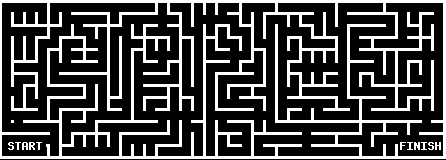
#> input picture MAZE_D.png, 446 x 160 px
$ python astarnew.py
#> lines starting #> are read from the running program, lines starting #| are printed output that depends on the picture; after the words box and inside, x2 and y2 are one past the last pixel; in counts of white or black regions, pixels touching at a corner belong together
from cv2 import cv2 as cv2
import numpy as np
class node1:
    def __init__(self,abscissa,ordinate):
        self.x=abscissa
        self.y=ordinate
        self.d=float('inf') #distance from source
        self.parent_x=None
        self.parent_y=None
        self.processed=False
        self.ind__in_stack=None
im=cv2.imread('MAZE_D.png')
#> im is the input picture: shape (160, 446, 3); 26.7% white; 13 white regions (1 under 20 px), largest, box (x1, y1, x2, y2) and area: (0, 0, 446, 159) 18744, (414, 142, 420, 150) 38, (22, 142, 28, 150) 34
img = cv2.cvtColor(im, cv2.COLOR_BGR2GRAY)
img[140:155, 3:41] = 0
img[140:155, 400:441] = 150
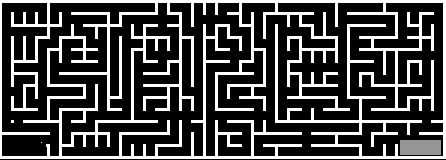
#> img: shape (160, 446); min 0, max 255, mean 68.3
start = [140, 41]
end = [140, 400]
def transfer_up(stack, ind_):
     track_n=(ind_-1)//2
     if ind_ == 0:
         return stack
     if stack[ind_].d < stack[track_n].d:
         a=stack[ind_]
         stack[ind_]=stack[track_n]
         stack[track_n]=a
         stack[ind_].ind__in_stack=ind_
         stack[track_n].ind__in_stack=track_n
         stack = transfer_up(stack, track_n)
     return stack
     # [4 lines of commented-out code are left out]
def transfer_down(stack, ind_):
    length=len(stack)
    lc_ind_=2*ind_+1
    rc_ind_=lc_ind_+1
    if lc_ind_ >= length:
        return stack
    if lc_ind_ < length and rc_ind_ >= length:
        if stack[ind_].d > stack[lc_ind_].d:
            stack[ind_], stack[lc_ind_]=stack[lc_ind_], stack[ind_]
            stack[ind_].ind__in_stack=ind_
            stack[lc_ind_].ind__in_stack=lc_ind_
            stack = transfer_down(stack, lc_ind_)
    else:
        small = lc_ind_
        if stack[lc_ind_].d > stack[rc_ind_].d:
            small = rc_ind_
        if stack[small].d < stack[ind_].d:
            stack[ind_],stack[small]=stack[small],stack[ind_]
            stack[ind_].ind__in_stack=ind_
            stack[small].ind__in_stack=small
            stack = transfer_down(stack, small)
    return stack
def get_livestack(mat,r,c):
    shape=mat.shape
    livestack=[]
    #ensure neighbors are within image boundaries
    if r > 0 and not mat[r-1][c].processed:
         livestack.append(mat[r-1][c])
    if r < shape[0] - 1 and not mat[r+1][c].processed:
            livestack.append(mat[r+1][c])
    if c > 0 and not mat[r][c-1].processed:
        livestack.append(mat[r][c-1])
    if c < shape[1] - 1 and not mat[r][c+1].processed:
            livestack.append(mat[r][c+1])
    return livestack
def get_distance(img,u,v):#returns the eucldiean distance of the pixels, which if different indicate conflict
    return 1+ (float(img[v][0])-float(img[u][0]))**2+(float(img[v][1])-float(img[u][1]))**2
def pathp(img,path):
    x0,y0=path[0]
    for node1 in path[1:]:
        x1,y1=node1
        cv2.line(img,(x0,y0),(x1,y1),(0,255,255),thickness=2)
        x0,y0=node1
def next_node(img,src,dst):
#> called with src = (41, 140)
    pq=[]
    source_x,source_y=src[0],src[1]
    dest_x,dest_y=dst[0],dst[1]
    row,imagecols=img.shape[0],img.shape[1]
#> row = 160; imagecols = 446
    matrix = np.full((row, imagecols), None) #access by matrix[row][col]
    for r in range(row):
        for c in range(imagecols):
            matrix[r][c]=node1(c,r)
            matrix[r][c].ind__in_stack=len(pq)
            pq.append(matrix[r][c])
    matrix[source_y][source_x].d=0
    pq=transfer_up(pq, matrix[source_y][source_x].ind__in_stack)
    while len(pq):
        u=pq[0]
        u.processed=True
        pq[0]=pq[-1]
        pq[0].ind__in_stack=0
        pq.pop()
        pq=transfer_down(pq,0)
        livestack = get_livestack(matrix,u.y,u.x)
        for v in livestack:
            dist=get_distance(img,(u.y,u.x),(v.y,v.x))
            if u.d + dist < v.d:
                v.d = u.d+dist
                v.parent_x=u.x
                v.parent_y=u.y
                idx=v.ind__in_stack
                pq=transfer_down(pq,idx)
                pq=transfer_up(pq,idx)
    path=[]
    iter_v=matrix[dest_x][dest_y]
    path.append((dest_x,dest_y))
    while(iter_v.y!=source_y or iter_v.x!=source_x):
        path.append((iter_v.x,iter_v.y))
        iter_v=matrix[iter_v.parent_y][iter_v.parent_x]

    path.append((source_x,source_y))
    return path
p=next_node(im,(start[1],start[0]),end)
pathp(im,p)
#> the loop in pathp, `for node1 in path[1:]:` made 1718 passes
#> node1 on passes 1 to 3: (400, 140), (400, 139), (400, 138)
#> after the loop in pathp, `for node1 in path[1:]:`:
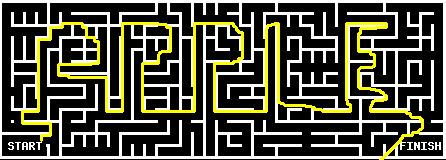
#> img: shape (160, 446, 3); 7.14% of pixels changed, all inside (x1, y1, x2, y2) = (21, 22, 424, 160)
cv2.imshow('path',im)
cv2.waitKey(0)
